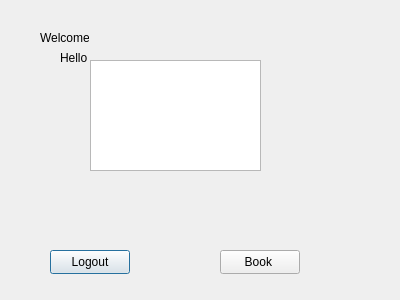
<?xml version="1.0" encoding="UTF-8"?>
<ui version="4.0">
 <class>formPage2</class>
 <widget class="QDialog" name="formPage2">
  <property name="geometry">
   <rect>
    <x>0</x>
    <y>0</y>
    <width>400</width>
    <height>300</height>
   </rect>
  </property>
  <property name="windowTitle">
   <string>Dialog</string>
  </property>
  <widget class="QPushButton" name="pushButton">
   <property name="geometry">
    <rect>
     <x>50</x>
     <y>250</y>
     <width>80</width>
     <height>24</height>
    </rect>
   </property>
   <property name="text">
    <string>Logout</string>
   </property>
  </widget>
  <widget class="QLabel" name="labelHello">
   <property name="geometry">
    <rect>
     <x>40</x>
     <y>30</y>
     <width>49</width>
     <height>16</height>
    </rect>
   </property>
   <property name="text">
    <string>Welcome</string>
   </property>
  </widget>
  <widget class="QLabel" name="label_2">
   <property name="geometry">
    <rect>
     <x>60</x>
     <y>50</y>
     <width>49</width>
     <height>16</height>
    </rect>
   </property>
   <property name="text">
    <string>Hello</string>
   </property>
  </widget>
  <widget class="QGraphicsView" name="graphicsView">
   <property name="geometry">
    <rect>
     <x>90</x>
     <y>60</y>
     <width>171</width>
     <height>111</height>
    </rect>
   </property>
  </widget>
  <widget class="QPushButton" name="pushButton_2">
   <property name="geometry">
    <rect>
     <x>220</x>
     <y>250</y>
     <width>80</width>
     <height>24</height>
    </rect>
   </property>
   <property name="text">
    <string>Book </string>
   </property>
  </widget>
 </widget>
 <resources/>
 <connections/>
</ui>
